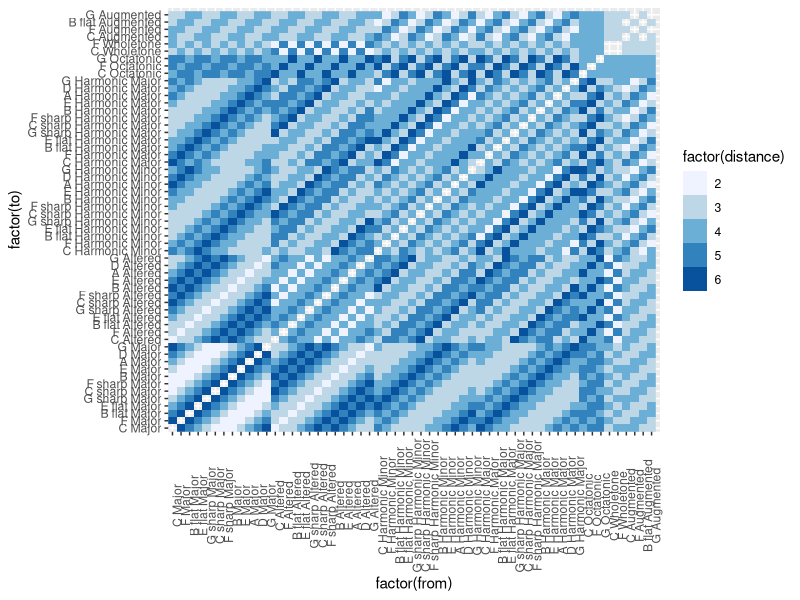

The R script that drew this image:
## ---- chunk 1
knitr::opts_chunk$set(echo = TRUE,cache=TRUE)
## ---- chunk 2
library(ggplot2)
library(data.table)
## ---- chunk 3
edge_list_raw <- data.table(read.csv('./edgetable.csv',header = FALSE))
setnames(edge_list_raw,'V1','from')
setnames(edge_list_raw,'V2','to')
setnames(edge_list_raw,'V3','distance')
setnames(edge_list_raw,'V4','common.tones')
setnames(edge_list_raw,'V5','from.root')
setnames(edge_list_raw,'V6','from.scale.type')
setnames(edge_list_raw,'V7','to.root')
setnames(edge_list_raw,'V8','to.scale.type')
## ---- chunk 4

# safe way to copy a data.table
els <- copy(edge_list_raw)
# set the custom order of the levels of the scale types
els$to.scale.type <- factor(els$to.scale.type,levels=c('Major','Altered','Harmonic Minor','Harmonic Major','Octatonic','Wholetone'))
# set the order of the levels by circle of fifths
els$to.root <- factor(els$to.root,levels=c('C','F','B flat','E flat','G sharp','C sharp','F sharp','B','E','A','D','G'))
# do the same for the "from" levels;
# these will be plotted on the y #axis
els$from.scale.type <- factor(els$from.scale.type,levels=c('Major','Altered','Harmonic Minor','Harmonic Major','Octatonic','Wholetone'))
els$from.root <- factor(els$from.root,levels=c('C','F','B flat','E flat','G sharp','C sharp','F sharp','B','E','A','D','G'))

# order by levels.
els <- els[order(els$to.scale.type,els$to.root)]
els <- els[order(els$to.scale.type,els$to.root)]

## ---- chunk 5
plot <- ggplot(els) + geom_raster(aes(x=factor(from),y=factor(to),fill=factor(distance)))   
plot + scale_x_discrete(limits=(els$from)[order(els$from.scale.type,els$from.root)]) + 
  scale_y_discrete(limits=(els$to)[order(els$to.scale.type,els$to.root)]) +
  theme(axis.text.x=element_text(angle=90)) + scale_fill_brewer()
